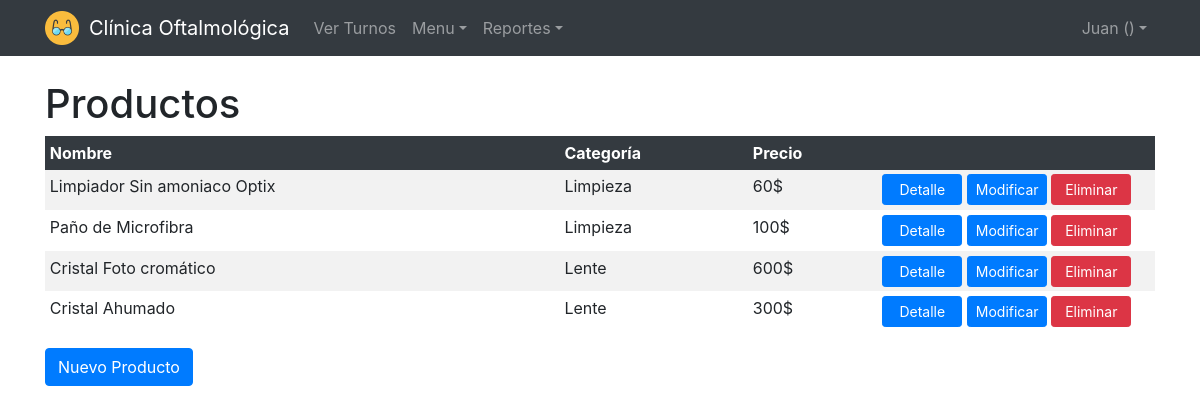
The page /clinica/productosindex (signed in) on the database its author committed.
### clinica/models.py (models this page shows, shortened)
class Producto(models.Model):
    categoria = models.ForeignKey(Categoria, on_delete=models.CASCADE)
    nombre = models.CharField(max_length=64)
    precio = models.IntegerField()
    detalle = models.CharField(max_length=64)

class Categoria(models.Model):
    nombre = models.CharField(max_length=64)

### clinica/views.py (the view)
# urls.py: path("productosindex", views.productosindex, name="productosindex"),
def productosindex(request):
    if not request.user.is_authenticated:
        return HttpResponseRedirect(reverse("login"))
    productos = Producto.objects.all()
    return render(request, "productos/index.html", {
        "productos" : productos
    })

### clinica/templates/productos/index.html (shortened to what this page needs)
{% extends "layout.html" %}
{% block body %}
    <div class="container">
        <h1>Productos</h1>
        <table class="table table-sm table-striped table-borderless">
            <thead class="table-dark">
                <tr>
                    <th>Nombre</th>
                    <th>Categoría</th>
                    <th>Precio</th>
                    <th></th>
                </tr>
            </thead>
            <tbody>
                {% for producto in productos %}
                    <tr>
                        <td>{{ producto.nombre }}</td>
                        <td>{{ producto.categoria.nombre }}</td>
                        <td>{{ producto.precio}}$</td>
                        <td style="width: 25%;">
                            <a href="{% url 'productoshow' producto.id %}" class="btn btn-primary btn-sm botones-index">Detalle</a>
                            <a href="{% url 'productosupdate' producto.id %}" class="btn btn-primary btn-sm botones-index">Modificar</a>
                            <a href="{% url 'productosdelete' producto.id %}" class="btn btn-danger btn-sm botones-index">Eliminar</a>
                        </td>
                    </tr>
                {% endfor %}
            </tbody>
        </table>
        <a href="{% url 'productoscreate' %}" class="btn btn-primary">Nuevo Producto</a>
    </div>
{% endblock %}

### clinica/templates/layout.html (shortened to what this page needs)
<!DOCTYPE html>
<html lang="es">
    <head>
        {% load static %}
        <link rel="stylesheet" type="text/css" href="{% static 'stylesheets/clinica.css' %}">
        <link rel="stylesheet" href="https://stackpath.bootstrapcdn.com/bootstrap/4.5.0/css/bootstrap.min.css">
    </head>
    <body>
        <header style="margin-bottom: 5rem;">
            <nav class="navbar navbar-expand-xl navbar-dark fixed-top bg-dark">
                <div class="container">
                    <div>
                        <img style="width: 34px; height: 34px;" alt="Icono" src="{% static 'images/icon.png' %}"/>
                    </div>
                    <a class="navbar-brand" href="#" style="margin-left:10px">Clínica Oftalmológica</a>
                    <div class="collapse navbar-collapse" id="navbarCollapse">
                        <ul class="navbar-nav mr-auto">
                            {% if request.user.id %}
                                <li class="nav-item">
                                    <a href="{% url 'turnosindex' %}" class="nav-item nav-link">Ver Turnos</a>
                                </li>
                                {% if request.user.id %}
                                    <li class="nav-item dropdown">
                                        <a class="nav-link dropdown-toggle" data-toggle="dropdown" href="#" role="button" aria-haspopup="true" aria-expanded="false">Menu</a>
                                    </li>
                                {% endif %}
                                {% if request.user.id %}
                                    <li class="nav-item dropdown">
                                        <a class="nav-link dropdown-toggle" data-toggle="dropdown" href="#" role="button" aria-haspopup="true" aria-expanded="false">Reportes</a>
                                    </li>
                                {% endif %}
                            {% endif %}
                        </ul>
                        <div class="navbar-nav">
                            {% if request.user.id %}
                                <div class="nav-item dropdown">
                                    <a class="nav-link dropdown-toggle" data-toggle="dropdown" href="#" role="button" aria-haspopup="true" aria-expanded="false">{{ request.user.username }} ({{ request.session.tipousuario }})</a>
                                </div>
                            {% else %}
                                <a href="{% url 'login' %}" class="nav-item nav-link">Ingresar</a>
                            {% endif %}
                        </div>
                    </div>
                </div>
            </nav>
        </header>
        {% block body %}
        {% endblock %}
    </body>
</html>

### clinica/static/stylesheets/clinica.css (style rules this page uses)
.botones-index { width: 80px; }

### rows shown on the page
Producto: nombre "Limpiador Sin amoniaco Optix", categoria.nombre "Limpieza", precio "60"
Producto: nombre "Paño de Microfibra", categoria.nombre "Limpieza", precio "100"
Producto: nombre "Cristal Foto cromático", categoria.nombre "Lente", precio "600"
Producto: nombre "Cristal Ahumado", categoria.nombre "Lente", precio "300"

### other values the page prints
{{ request.user.username }} "Juan"
